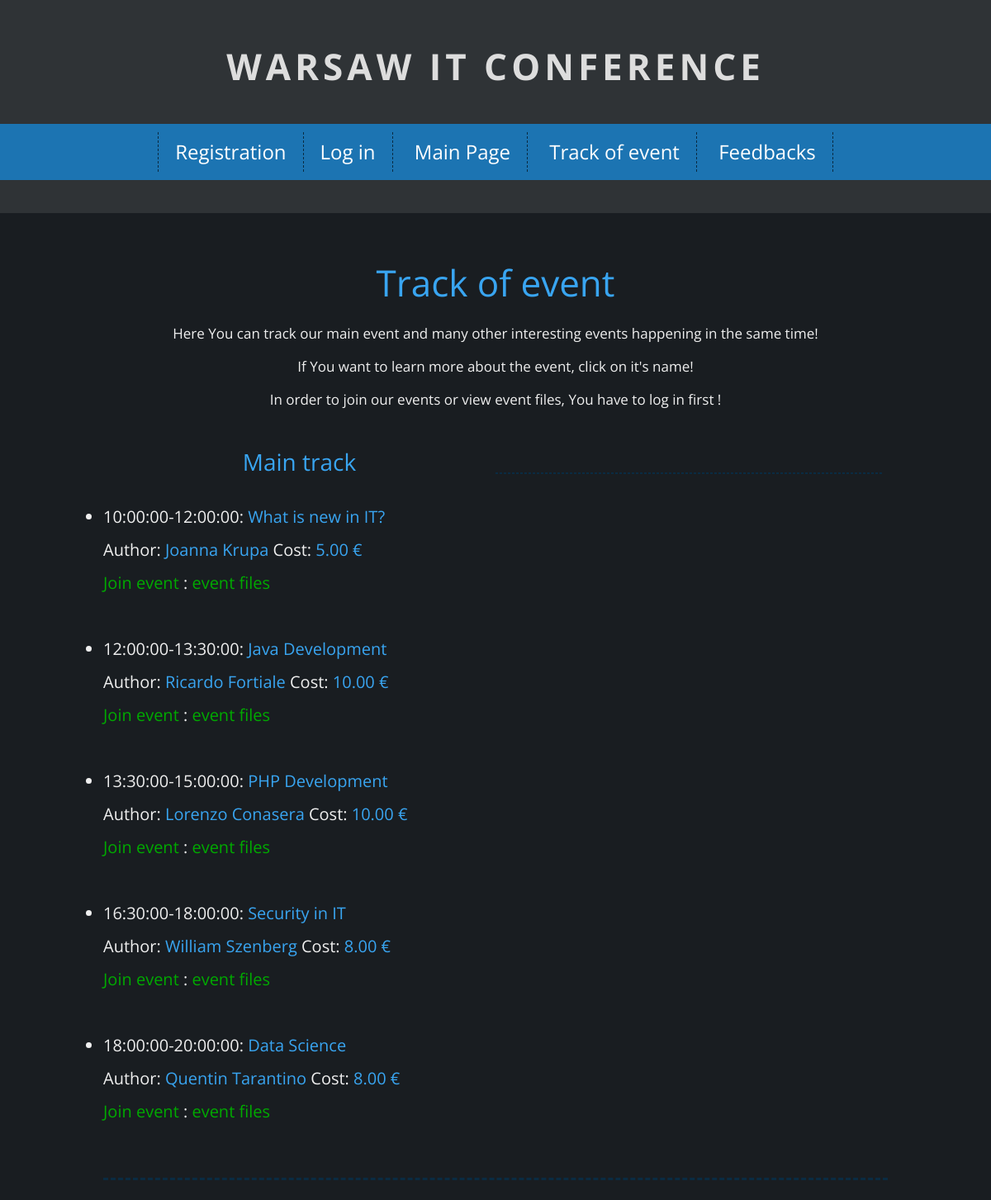
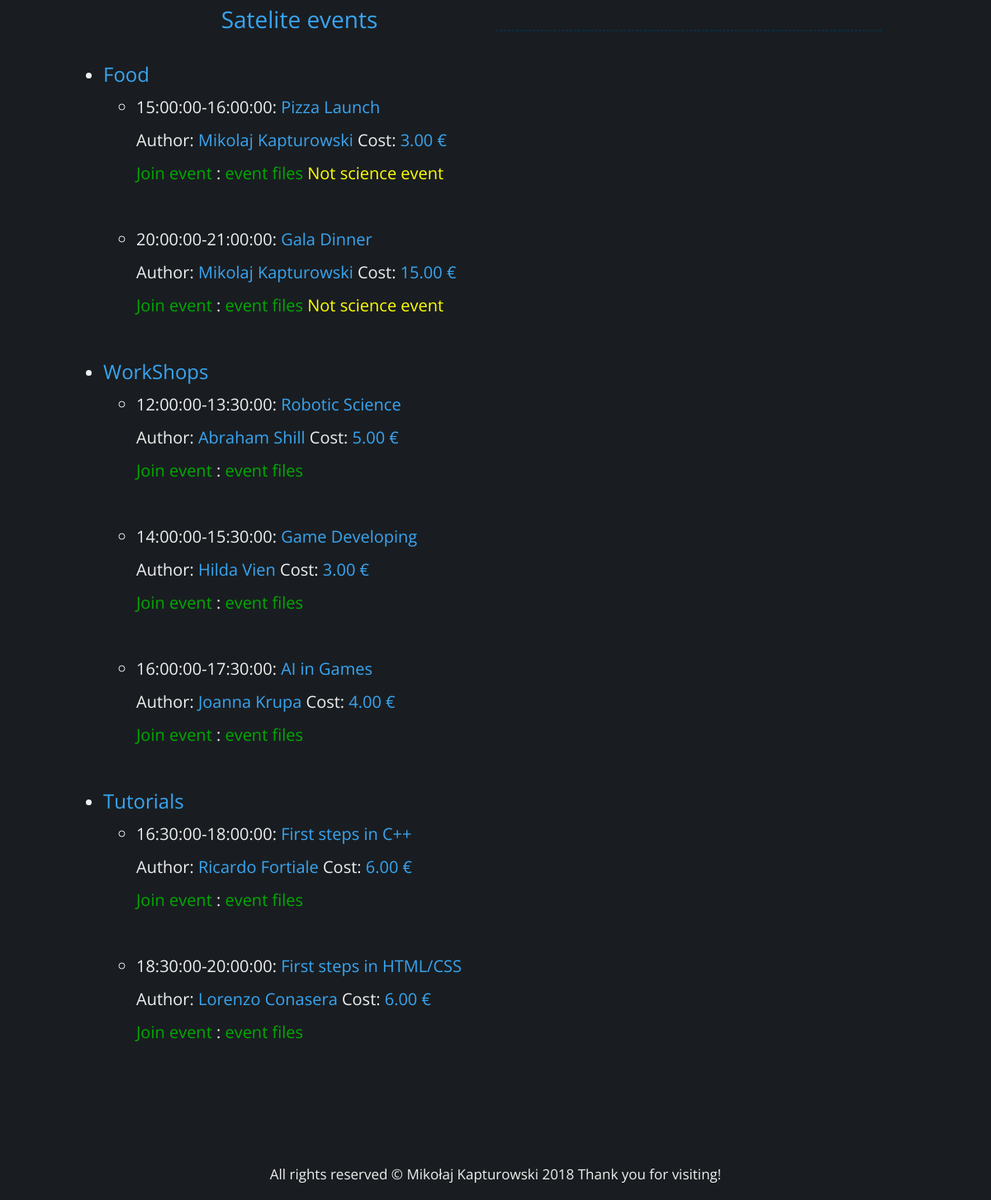
The app's page /php/eventTrackPage.php with its own data (2 pictures, top to bottom).
### tables this page shows
CREATE TABLE `events` (
  `EVENTID` int(11) NOT NULL,
  `NAME` text NOT NULL,
  `TIMESTART` time NOT NULL,
  `TIMEEND` time NOT NULL,
  `CATEGORY` text NOT NULL,
  `SCIENCE` tinyint(1) NOT NULL,
  `COST` decimal(15,2) NOT NULL,
  `TEXT` text NOT NULL,
  `AUTHORID` int(11) DEFAULT NULL
);

CREATE TABLE `users` (
  `USERID` int(11) NOT NULL,
  `NAME` text NOT NULL,
  `SURRNAME` text NOT NULL,
  `COUNTRY` text NOT NULL,
  `EMAIL` text NOT NULL,
  `INSTITUTION` text NOT NULL,
  `PASSWORD` text NOT NULL,
  `AUTHOR` tinyint(1) NOT NULL,
  `TOTALCOST` decimal(15,2) NOT NULL
);

### php/eventTrackPage.php (the view, shortened to what this page needs)
<!DOCTYPE html>
<html lang="pl">
<head>
	<link rel="stylesheet" href="../css/main.css?rev=1">
	<link rel="stylesheet" href="../css/fontello.css">
</head>
<body>
	<header>
		<h1 class="logo">Warsaw IT Conference </h1>
		<nav id="topnav">
			<ul class="menu">
				<?php
	if (isset($_SESSION['loggedIn']))
	{
	echo '<li><a href="loggedInPage.php">My Account</a></li>';
	echo '<li><a href="logout.php">Log out</a></li>	';
	}else{
		echo '<li><a href="registrationPage.php">Registration</a></li>';
		echo '<li><a href="loginPage.php">Log in</a></li>';
	}
			?>
				<li><a href="../index.php">Main Page</a></li>
				<li><a href="eventTrackPage.php">Track of event</a></li>
				<li><a href="feedbackPage.php">Feedbacks</a></li>
			</ul>
		</nav>
	</header>
	<main>
		<article>
			<section id="planOfEvent">
				<div class="entries">
					<header>
						<h1 id="eventTrack">Track of event</h1>
						<p>Here You can track our main event and many other interesting events happening in the same time!</p>
						<p>If You want to learn more about the event, click on it's name!</p>
						<?php
							if(isset($_SESSION['loggedIn']))
							echo'<p>Join events that You are intrested in!</p>';
							else
							echo "<p>In order to join our events or view event files, You have to log in first !<p>";
						?>
					</header>
<?php
require_once "connect.php";
		try
		{
			$connection = new mysqli($host, $db_user, $db_password, $db_name);
			if ($connection->connect_errno!=0)
			{
				throw new Exception(mysqli_connect_errno());
			}
			else
			{
				echo '<div class="eventList"><h3>Main track</h3>';
				$result=@$connection->query('select eventid,events.name as ename,timestart,timeend,science,cost,text,users.name as uname,surrname from EVENTS,users where authorid=userid and category="main track" order by timestart');
						echo '<ul class="events">';
						for($p=0;$p<$result->num_rows;$p++){
									$row = $result->fetch_assoc();
									$text=$row['text'];
									$EVENTID=$row['eventid'];
									echo '<li >'.$row["timestart"].'-'.$row["timeend"].': <span style="color: #39a5f1;">';
									echo '<a onclick="displayTextMain'."('$text')".'">';
									echo $row["ename"].'</a></span></br>';
									echo ' Author: <span style="color: #39a5f1;">'.$row['uname'].' '.$row['surrname'].'</span>';
									echo ' Cost: <span style="color: #39a5f1;"> '.$row['cost'].' €</span></br>';
									echo "<a href='joinEvent.php?EVENTID=$EVENTID'".' style="text-decoration:none;"><span style="color:#00aa00;">Join event</span></a>';
									echo " : ";
									echo "<a href='eventFilesPage.php?EVENTID=$EVENTID'".' style="text-decoration:none;"><span style="color:#00aa00;">event files</span></a>';
									echo '</li></br>';
						}
ECHO<<<END
</ul></div>
<div class="eventDescription">
					</div>
					<div style="clear:both; border-bottom: 3px dashed #0a2b42; padding-top:20px;" ></div>
					<div class="eventList">
					<h3>Satelite events</h3>
					<ul class="events">
END;
			$result=@$connection->query('select distinct category from events where not category="main track"');
				for($p=0;$p<$result->num_rows;$p++){
									$row = $result->fetch_assoc();
									echo '<li><h2>'.$row['category'].'</h2><ul>';
									$category=$row['category'];
									$result1=@$connection->query("select eventid,events.name as ename,timestart,timeend,science,cost,text,users.name as uname,surrname from EVENTS,users where authorid=userid and category='$category' order by timestart");
										for($b=0;$b<$result1->num_rows;$b++){
											$row = $result1->fetch_assoc();
											$text=$row['text'];
									echo '<li >'.$row["timestart"].'-'.$row["timeend"].': <span style="color: #39a5f1;">';
									echo '<a onclick="displayTextSatelite'."('$text')".'">';
									echo $row["ename"].'</a></span></br>';
									$EVENTID=$row['eventid'];
									echo ' Author: <span style="color: #39a5f1;">'.$row['uname'].' '.$row['surrname'].'</span>';
									echo ' Cost: <span style="color: #39a5f1;"> '.$row['cost'].' €</span></br>';
									echo "<a href='joinEvent.php?EVENTID=$EVENTID'".' style="text-decoration:none;"><span style="color:#00aa00;">Join event</span></a>';
									echo " : ";
									echo "<a href='eventFilesPage.php?EVENTID=$EVENTID'".' style="text-decoration:none;"><span style="color:#00aa00;">event files</span></a>';
									if(!$row['science'])echo " <span style='color:#ffff00;'>Not science event </span>";
									echo '</li></br>';
										}
									echo '</ul></li>';
						}
ECHO<<<END
					</ul>
					</div>
					<div class="eventDescription" ></div>
					<div style="clear:both;"></div>
END;
			}
		}
		catch(Exception $e)
		{
			echo '<span style="color:red;">Server error!</span>';
			echo '<br />Dev info: '.$e;
		}
?>
			</section>
		</article>
	</main>
	<footer>
		<div class="info">
			All rights reserved &copy; Mikołaj Kapturowski 2018 Thank you for visiting!
		</div>
	</footer>
</body>
</html>

### css/main.css (style rules this page uses)
body { margin: 0; background-color: #2F3336; color: #efefef; font-family: 'Open Sans', sans-serif; font-size: 17px; }
h1.logo { font-size: 44px; font-weight: 700; color: #ddd; text-align: center; text-transform: uppercase; letter-spacing: 5px; margin-top: 50px; margin-bottom: 40px; }
#topnav { background-color: #1c74b2; text-align: center; }
.menu { list-style-type: none; margin: 0; padding: 10px; font-size: 24px; min-height: 38px; line-height: 200%; }
.menu > li { display: inline-block; padding-left: 20px; padding-right: 20px; border-right: 1px dashed #0a2b42; }
.menu > li:first-child { border-left: 1px dashed #0a2b42; }
.menu a { color: #fff; text-decoration: none; }
h1 { font-size: 44px; font-weight: 400; color: #39a5f1; margin-bottom: 20px; }
.entries { margin-left: auto; margin-right: auto; width: 950px; text-align: center; padding-top: 10px; padding-bottom: 80px; margin-top: 40px; }
#planOfEvent { background-color: #191d21; }
h2 { font-size: 24px; font-weight: 400; color: #39a5f1; margin:0; }
h3 { font-size: 28px; font-weight: 400; color: #39a5f1; }
.info { margin-left: auto; margin-right: auto; text-align: center; padding: 20px; background-color: #191d21; }
.eventList { width:50%; float:left; }
.eventDescription { width:49%; float:left; margin: 0; font-size: 30px; border: 1px dashed #0a2b42; text-align:left; margin-top:60px; }
.events { margin: 0; padding: 0; font-size: 20px; line-height: 200%; }
.events > li { text-align:left; margin: 0; }
a:link { text-decoration:none; }

### records on screen
events: TIMESTART "10:00:00", TIMEEND "12:00:00", NAME "What is new in IT?", AUTHORID.NAME "Joanna", AUTHORID.SURRNAME "Krupa", COST "5.00"
events: TIMESTART "12:00:00", TIMEEND "13:30:00", NAME "Java Development", AUTHORID.NAME "Ricardo", AUTHORID.SURRNAME "Fortiale", COST "10.00"
events: TIMESTART "13:30:00", TIMEEND "15:00:00", NAME "PHP Development", AUTHORID.NAME "Lorenzo", AUTHORID.SURRNAME "Conasera", COST "10.00"
events: TIMESTART "16:30:00", TIMEEND "18:00:00", NAME "Security in IT", AUTHORID.NAME "William", AUTHORID.SURRNAME "Szenberg", COST "8.00"
events: TIMESTART "18:00:00", TIMEEND "20:00:00", NAME "Data Science", AUTHORID.NAME "Quentin", AUTHORID.SURRNAME "Tarantino", COST "8.00"
events: TIMESTART "15:00:00", TIMEEND "16:00:00", NAME "Pizza Launch", AUTHORID.NAME "Mikolaj", AUTHORID.SURRNAME "Kapturowski", COST "3.00", SCIENCE "Not science event"
events: TIMESTART "20:00:00", TIMEEND "21:00:00", NAME "Gala Dinner", AUTHORID.NAME "Mikolaj", AUTHORID.SURRNAME "Kapturowski", COST "15.00", SCIENCE "Not science event"
events: TIMESTART "12:00:00", TIMEEND "13:30:00", NAME "Robotic Science", AUTHORID.NAME "Abraham", AUTHORID.SURRNAME "Shill", COST "5.00"
events: TIMESTART "14:00:00", TIMEEND "15:30:00", NAME "Game Developing", AUTHORID.NAME "Hilda", AUTHORID.SURRNAME "Vien", COST "3.00"
events: TIMESTART "16:00:00", TIMEEND "17:30:00", NAME "AI in Games", AUTHORID.NAME "Joanna", AUTHORID.SURRNAME "Krupa", COST "4.00"
events: TIMESTART "16:30:00", TIMEEND "18:00:00", NAME "First steps in C++", AUTHORID.NAME "Ricardo", AUTHORID.SURRNAME "Fortiale", COST "6.00"
events: TIMESTART "18:30:00", TIMEEND "20:00:00", NAME "First steps in HTML/CSS", AUTHORID.NAME "Lorenzo", AUTHORID.SURRNAME "Conasera", COST "6.00"

### other values on screen
$row['category'] "Food"
$row['category'] "WorkShops"
$row['category'] "Tutorials"
